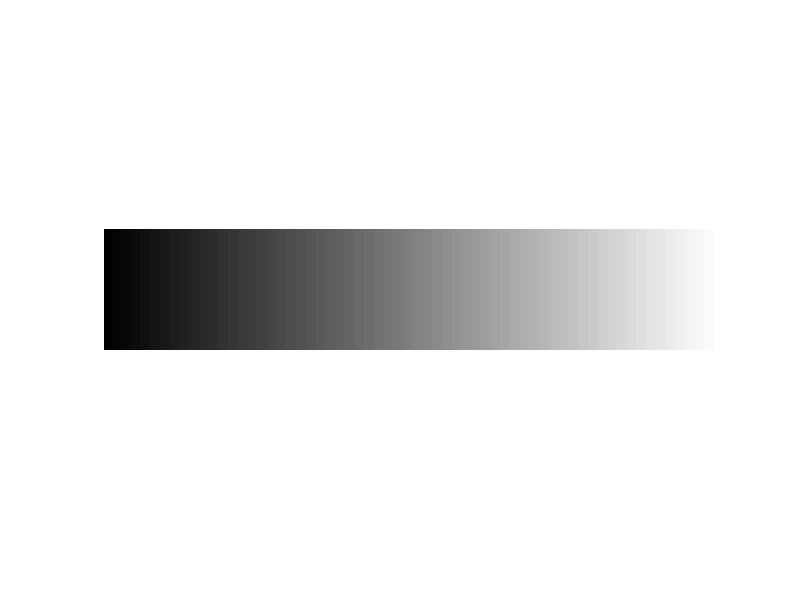

Write the MATLAB code that produced this figure. (Note: this script raises an error after producing the figure.)
%degrade
img = uint8(zeros(50,255));
for x=1:size(img,2)
  img(:,x) = x;
end
imshow(img);
imwrite(img,"degrade.png");

%imageToGray
img = imread("Lena.jpg");
imgfinal =  0.3*img(:,:,1) +0.59*img(:,:,2) +0.11*img(:,:,3);
imshow(imgfinal)
imwrite(imgfinal, "LenaCinza.png");

%aplicando degrade na imagem cinza
img = imread("LenaCinza.png");
for x = -255:256
  img(:,x+256) = img(:,x+256) + x; 
end
imshow(img);
imwrite(img,"LenaCinzaDegrade.png");

%imagem 40% mais clara
img = imread("LenaCinza.png");
img *= 0.4;
imshow(img);
imwrite(img,"LenaCinzaMenos40.png");

img = imread("LenaCinza.png");
img += (img * 0.4);
imshow(img);
imwrite(img,"LenaCinzaMais40.png");